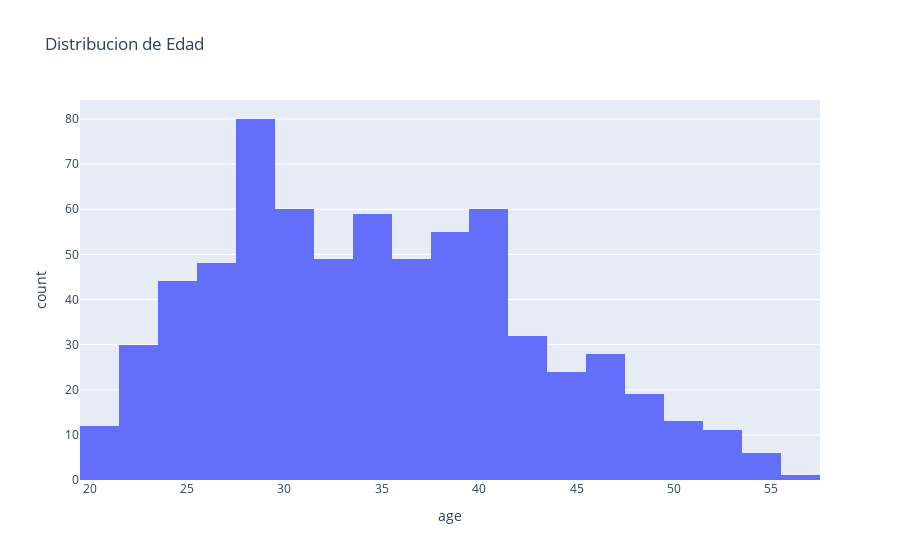

Source (notebook cell):
### Markdown cell above
----- ANÁLSIS UNIVARIANTE

### Code cell
def univariante_analysis(df):
    ''' Función de análisis univariante'''
    print('=== Análisis Univariante===')
    
    # Estadística Descriptiva
    print(f'\nEstadística descriptivas:\n {df_bank_loan.describe()}')
    
    # columna de edad transformada
    ed_map={
        1: "Postgrado / Máster / Doctorado",
        2: "Universidad / Grado",
        3: "Secundaria / Bachillerato",
        4: "Primaria",
        5: "Sin estudios"
    }
    df_bank_loan['ed_text'] = df_bank_loan['ed'].map(ed_map)
    # Distribución de variables numéricas
    numeric_cols = ['age', 'ed_text', 'employ', 'address', 'income', 'debtinc', 'creddebt', 'othdebt']

    fig = px.histogram(df_bank_loan, x='age', nbins=30, title='Distribucion de Edad')
    fig.show()    

    # variables categóricas
    fig = px.pie(df_bank_loan, names='ed_text', title='Distribució')
    
univariante_analysis(df_bank_loan)

### Figure 1 — Plotly figure (JSON) as saved in the notebook; plotly's stock layout.template omitted (floating-point values rounded to 4 significant figures; data arrays with more than 128 entries replaced by an {"elided": "..."} marker saying what was removed)
{"data": [{"bingroup": "x", "hovertemplate": "age=%{x}<br>count=%{y}<extra></extra>", "legendgroup": "", "marker": {"color": "#636efa", "pattern": {"shape": ""}}, "name": "", "nbinsx": 30, "orientation": "v", "showlegend": false, "type": "histogram", "x": {"elided": "700 float values"}, "xaxis": "x", "yaxis": "y"}], "layout": {"barmode": "relative", "legend": {"tracegroupgap": 0}, "title": {"text": "Distribucion de Edad"}, "xaxis": {"anchor": "y", "domain": [0, 1], "title": {"text": "age"}}, "yaxis": {"anchor": "x", "domain": [0, 1], "title": {"text": "count"}}}}
